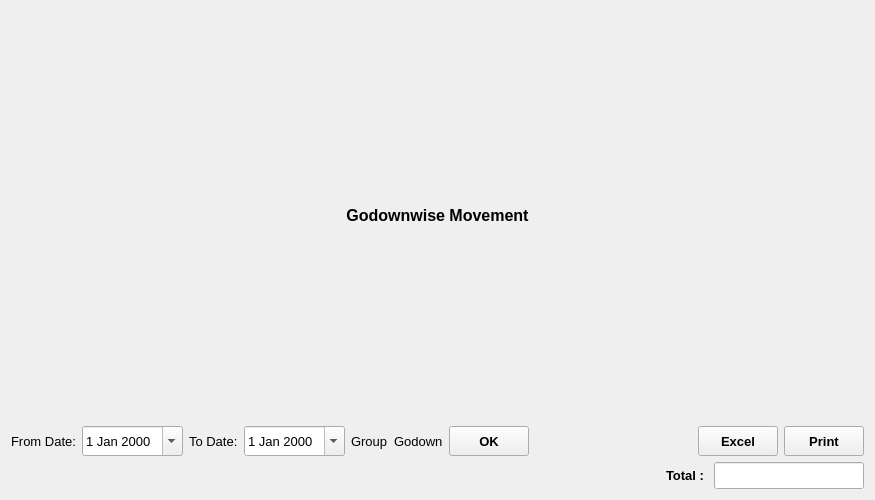
<?xml version="1.0" encoding="UTF-8"?>
<ui version="4.0">
 <class>GodownwiseItemMovement</class>
 <widget class="QWidget" name="GodownwiseItemMovement">
  <property name="geometry">
   <rect>
    <x>0</x>
    <y>0</y>
    <width>875</width>
    <height>500</height>
   </rect>
  </property>
  <property name="font">
   <font>
    <family>Microsoft YaHei UI</family>
    <pointsize>10</pointsize>
   </font>
  </property>
  <property name="windowTitle">
   <string>Form</string>
  </property>
  <layout class="QVBoxLayout" name="verticalLayout" stretch="0,0,1,0">
   <item>
    <widget class="QLabel" name="label">
     <property name="font">
      <font>
       <pointsize>12</pointsize>
       <weight>75</weight>
       <bold>true</bold>
      </font>
     </property>
     <property name="text">
      <string>Godownwise Movement</string>
     </property>
     <property name="alignment">
      <set>Qt::AlignCenter</set>
     </property>
    </widget>
   </item>
   <item>
    <layout class="QHBoxLayout" name="horizontalLayout" stretch="0,0,0,0,0,0,0,0,0,0,0,0">
     <item>
      <widget class="QLabel" name="fromDateLabel">
       <property name="text">
        <string>From Date:</string>
       </property>
      </widget>
     </item>
     <item>
      <widget class="QDateEdit" name="fromDateDateEdit">
       <property name="minimumSize">
        <size>
         <width>0</width>
         <height>30</height>
        </size>
       </property>
       <property name="calendarPopup">
        <bool>true</bool>
       </property>
      </widget>
     </item>
     <item>
      <widget class="QLabel" name="toDateLabel">
       <property name="text">
        <string>To Date:</string>
       </property>
      </widget>
     </item>
     <item>
      <widget class="QDateEdit" name="toDateDateEdit">
       <property name="minimumSize">
        <size>
         <width>0</width>
         <height>30</height>
        </size>
       </property>
       <property name="calendarPopup">
        <bool>true</bool>
       </property>
      </widget>
     </item>
     <item>
      <widget class="QLabel" name="label_4">
       <property name="text">
        <string>Group</string>
       </property>
      </widget>
     </item>
     <item>
      <layout class="QHBoxLayout" name="groupLay"/>
     </item>
     <item>
      <widget class="QLabel" name="label_2">
       <property name="text">
        <string>Godown</string>
       </property>
      </widget>
     </item>
     <item>
      <layout class="QHBoxLayout" name="godownLay"/>
     </item>
     <item>
      <widget class="QToolButton" name="OKButton">
       <property name="minimumSize">
        <size>
         <width>80</width>
         <height>30</height>
        </size>
       </property>
       <property name="font">
        <font>
         <weight>75</weight>
         <bold>true</bold>
        </font>
       </property>
       <property name="text">
        <string>OK</string>
       </property>
      </widget>
     </item>
     <item>
      <spacer name="horizontalSpacer">
       <property name="orientation">
        <enum>Qt::Horizontal</enum>
       </property>
       <property name="sizeHint" stdset="0">
        <size>
         <width>40</width>
         <height>20</height>
        </size>
       </property>
      </spacer>
     </item>
     <item>
      <widget class="QToolButton" name="excelButton">
       <property name="minimumSize">
        <size>
         <width>80</width>
         <height>30</height>
        </size>
       </property>
       <property name="font">
        <font>
         <weight>75</weight>
         <bold>true</bold>
        </font>
       </property>
       <property name="text">
        <string>Excel</string>
       </property>
      </widget>
     </item>
     <item>
      <widget class="QToolButton" name="printButton">
       <property name="minimumSize">
        <size>
         <width>80</width>
         <height>30</height>
        </size>
       </property>
       <property name="font">
        <font>
         <weight>75</weight>
         <bold>true</bold>
        </font>
       </property>
       <property name="text">
        <string>Print</string>
       </property>
      </widget>
     </item>
    </layout>
   </item>
   <item>
    <layout class="QVBoxLayout" name="tableLayout"/>
   </item>
   <item>
    <layout class="QHBoxLayout" name="horizontalLayout_2">
     <item>
      <spacer name="horizontalSpacer_2">
       <property name="orientation">
        <enum>Qt::Horizontal</enum>
       </property>
       <property name="sizeHint" stdset="0">
        <size>
         <width>40</width>
         <height>20</height>
        </size>
       </property>
      </spacer>
     </item>
     <item>
      <widget class="QLabel" name="label_3">
       <property name="font">
        <font>
         <weight>75</weight>
         <bold>true</bold>
        </font>
       </property>
       <property name="text">
        <string>Total : </string>
       </property>
      </widget>
     </item>
     <item>
      <widget class="QLineEdit" name="totalLineEdit">
       <property name="minimumSize">
        <size>
         <width>0</width>
         <height>27</height>
        </size>
       </property>
       <property name="maximumSize">
        <size>
         <width>150</width>
         <height>16777215</height>
        </size>
       </property>
      </widget>
     </item>
    </layout>
   </item>
  </layout>
 </widget>
 <resources/>
 <connections/>
</ui>
